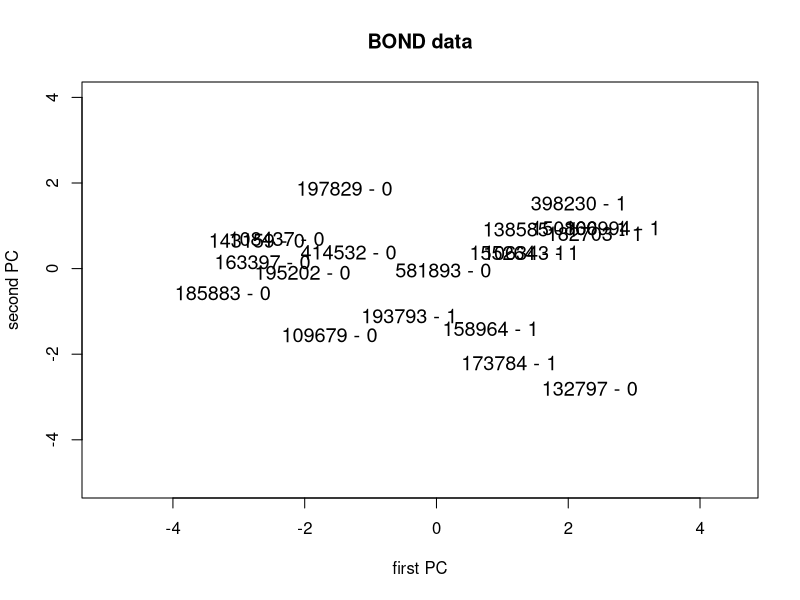
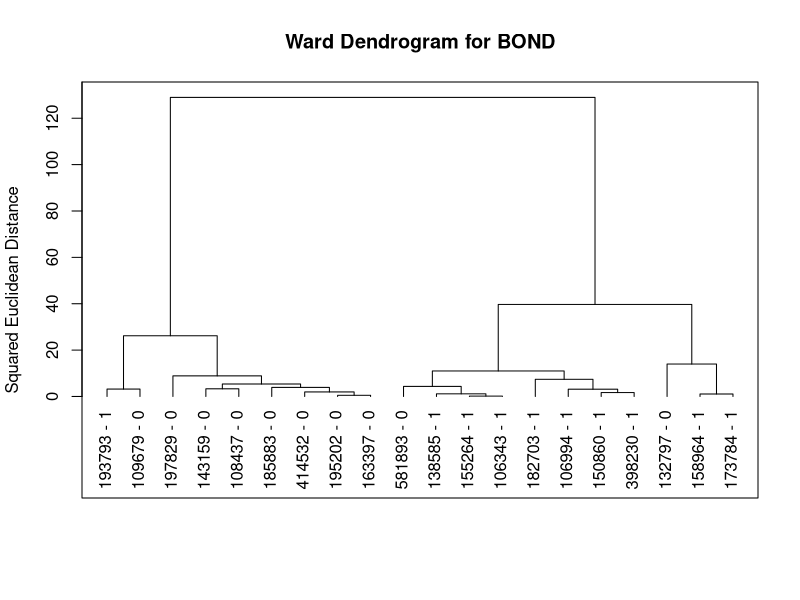
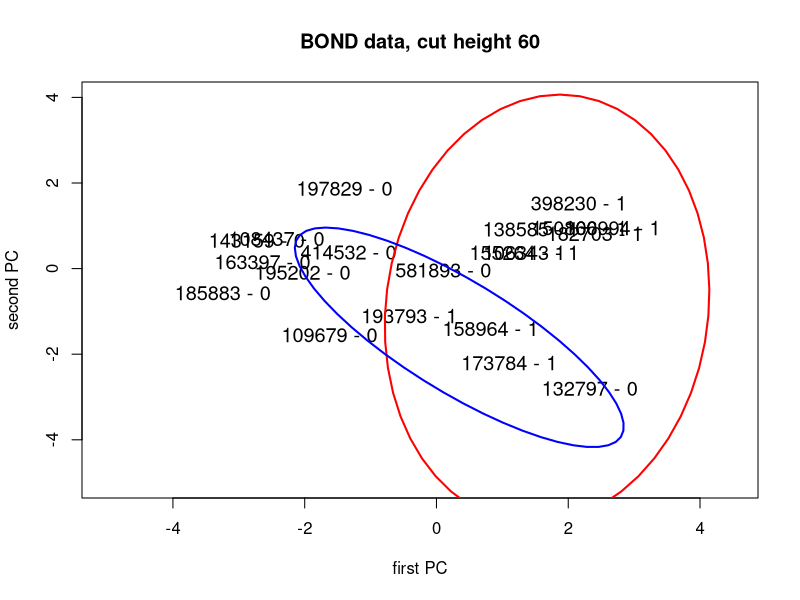

Generate these figures, in order, with R:

setwd("F:/Python/MyScript")

# clear all variables
rm(list = ls(all = TRUE))
graphics.off()

# install and load packages
libraries = c("car")
lapply(libraries, function(x) if (!(x %in% installed.packages())) {
  install.packages(x)
})
lapply(libraries, library, quietly = TRUE, character.only = TRUE)
# "car"       "carData"   "mvtnorm"   "MASS"      "stats"     
# "graphics"  "grDevices" "utils"     "datasets"  "methods"   "base"  


# load data
bond <- read.csv("bond.csv", row.names = 1) 
f       = scale(bond)                           # standardize variables

# PCA
mean = as.vector(colMeans(f))
m    = matrix(mean, nrow(f), NROW(mean), byrow = T)
x    = f - m
eig  = eigen(cov(x))  # spectral decomposition  
eva  = eig$values
eve  = eig$vectors
xm   = as.matrix(x)
y    = xm %*% eve
ym   = y[, 1:2]       # first two eigenvectors

# Plot 1: PCA
dev.new()
plot(ym, type = "n", xlab = "first PC", ylab = "second PC", main = "BOND data", 
     ylim = c(-5, 4), xlim = c(-5, 4.5))
text(ym[, 1], ym[, 2], rownames(f), cex = 1.2)

d  = dist(f, "euclidean", p = 2)      # euclidean distance matrix
dd = d^2                              # squared euclidean distance matrix                                  
w  = hclust(dd, method = "ward.D")    # cluster analysis with ward algorithm

# Plot 2: Dendrogram for the standardized food.dat after Ward algorithm
dev.new()
plot(w, hang = -0.1, frame.plot = TRUE, ann = FALSE)
title(main = "Ward Dendrogram for BOND", ylab = "Squared Euclidean Distance")

groups = cutree(w, h = 60)
merg   = matrix(c(ym, as.matrix(groups)), nrow = 12, ncol = 3)
merg   = merg[sort.list(merg[, 3]), ]
merg1  = merg[1:7, 1:2]
merg2  = merg[8:12, 1:2]

# Plot 3: PCA with clusters
dev.new()
plot(ym, type = "n", xlab = "first PC", ylab = "second PC", main = "BOND data, cut height 60", 
     ylim = c(-5, 4), xlim = c(-5, 4.5))
text(ym[, 1], ym[, 2], rownames(f), cex = 1.2)
dataEllipse(x = merg1[, 1], y = merg1[, 2], center.pch = 0, col = "red", plot.points = F, 
            add = T, levels = 0.9)
dataEllipse(x = merg2[, 1], y = merg2[, 2], center.pch = 0, col = "blue", plot.points = F, 
            add = T, levels = 0.72) 